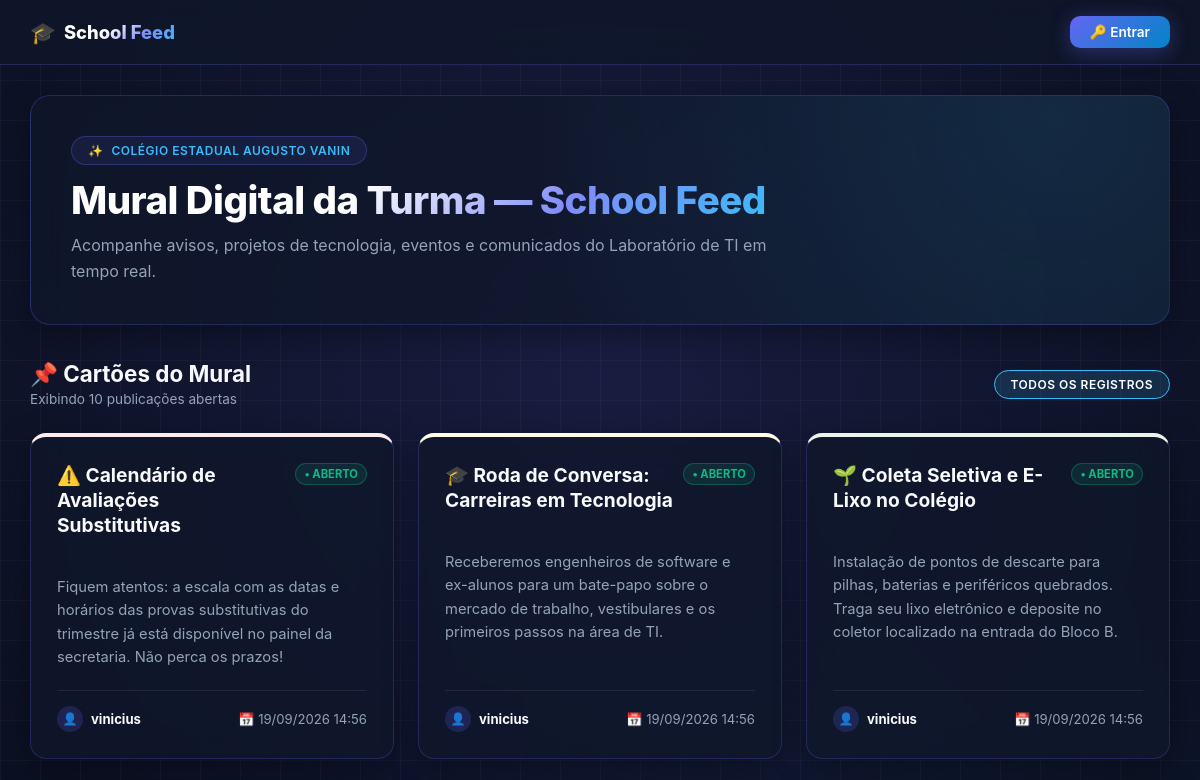
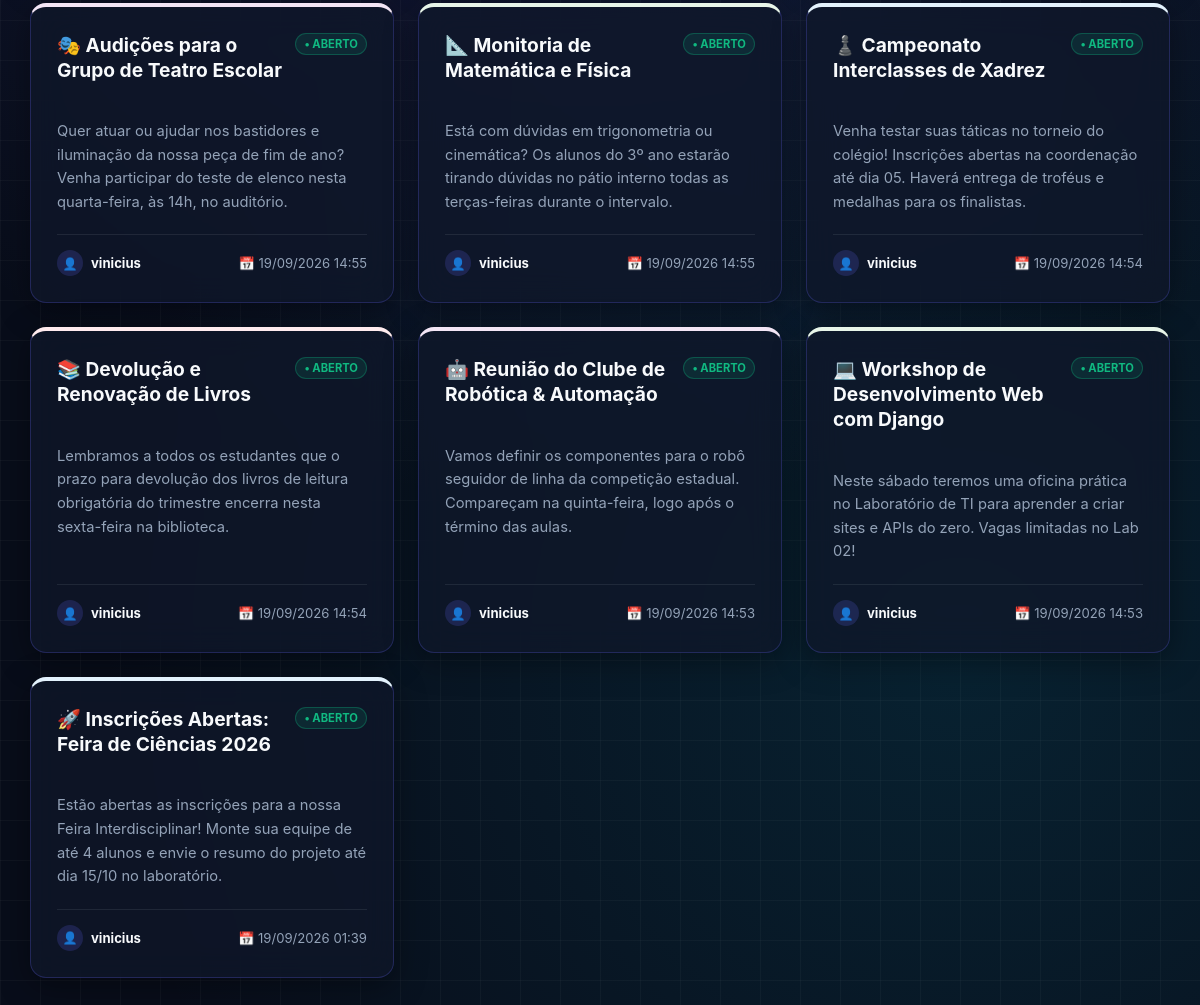
The page / on the database its author committed (2 pictures, top to bottom).
### mural/models.py (models this page shows, shortened)
class PostagemMural(models.Model):
    CORES_CHOICES = [
        ('#E3F2FD', 'Azul Suave'),
        ('#E8F5E9', 'Verde Suave'),
        ('#FFFDE7', 'Amarelo Suave'),
        ('#FFEBEE', 'Vermelho Suave'),
        ('#F3E5F5', 'Roxo Suave'),
    ]
    autor = models.ForeignKey(User, on_delete=models.CASCADE, verbose_name="Autor")
    titulo = models.CharField(max_length=100, verbose_name="Título do Card")
    conteudo = models.TextField(verbose_name="Conteúdo da Mensagem")
    cor_fundo = models.CharField(max_length=7, choices=CORES_CHOICES, default='#E3F2FD', verbose_name="Cor do Card")
    data_criacao = models.DateTimeField(auto_now_add=True, verbose_name="Data de Criação")
    class Meta:
        ordering = ['-data_criacao']
        verbose_name = "Postagem do Mural"
        verbose_name_plural = "Postagens do Mural"

### mural/views.py (the view)
# urls.py: path('', views.index_publico, name='mural_publico'),
def index_publico(request):
    posts = PostagemMural.objects.all().order_by('-data_criacao')
    return render(request, 'mural/index_publico.html', {'posts': posts})

### templates/mural/index_publico.html (shortened to what this page needs)
{% extends 'base.html' %}
{% block content %}
<div style="max-width: 1200px; margin: 0 auto; width: 100%;">
    <div class="glass-card" style="padding: 40px; margin-bottom: 35px; border-radius: 20px; background: radial-gradient(circle at 90% 10%, rgba(56, 189, 248, 0.12) 0%, transparent 50%), rgba(15, 23, 42, 0.75);">
        <div style="display: flex; justify-content: space-between; align-items: center; flex-wrap: wrap; gap: 20px;">
            <div style="max-width: 700px;">
                <div class="pill-badge" style="margin-bottom: 12px;">
                    <span>✨</span> COLÉGIO ESTADUAL AUGUSTO VANIN
                </div>
                <h1 class="gradient-text" style="font-size: 2.4rem; font-weight: 800; margin: 0 0 10px 0; letter-spacing: -0.5px;">
                    Mural Digital da Turma — School Feed
                </h1>
                <p style="color: var(--text-muted); font-size: 1rem; line-height: 1.6; margin: 0;">
                    Acompanhe avisos, projetos de tecnologia, eventos e comunicados do Laboratório de TI em tempo real.
                </p>
            </div>
        </div>
    </div>
    <div style="display: flex; justify-content: space-between; align-items: center; margin-bottom: 25px;">
        <div>
            <h2 style="margin: 0; font-size: 1.4rem; color: var(--text-light); font-weight: 700;">
                📌 Cartões do Mural
            </h2>
            <span style="font-size: 0.85rem; color: var(--text-muted);">
                Exibindo {{ posts.count }} {% if posts.count == 1 %}publicação aberta{% else %}publicações abertas{% endif %}
            </span>
        </div>
        <div class="pill-badge" style="background: rgba(56, 189, 248, 0.15); border-color: #38bdf8; color: #ffffff;">
            Todos os Registros
        </div>
    </div>
    <div style="display: grid; grid-template-columns: repeat(auto-fill, minmax(340px, 1fr)); gap: 24px;">
        {% for post in posts %}
            <div class="glass-card" style="padding: 26px; border-top: 4px solid {{ post.cor_fundo }}; display: flex; flex-direction: column; justify-content: space-between; min-height: 220px;">
                <div>
                    <div style="display: flex; justify-content: space-between; align-items: flex-start; gap: 10px; margin-bottom: 14px;">
                        <h3 style="margin: 0; font-size: 1.2rem; font-weight: 700; color: var(--text-light); line-height: 1.3;">
                            {{ post.titulo }}
                        </h3>
                        <span style="background: rgba(16, 185, 129, 0.12); color: #10b981; border: 1px solid rgba(16, 185, 129, 0.3); font-size: 0.7rem; padding: 3px 8px; border-radius: 12px; font-weight: 700; white-space: nowrap;">
                            • ABERTO
                        </span>
                    </div>
                    <p style="color: var(--text-muted); font-size: 0.92rem; line-height: 1.6; margin: 0 0 20px 0; white-space: pre-line;">
                        {{ post.conteudo }}
                    </p>
                </div>
                <div style="padding-top: 15px; border-top: 1px solid rgba(255, 255, 255, 0.08); display: flex; justify-content: space-between; align-items: center; font-size: 0.82rem; color: var(--text-muted);">
                    <div style="display: flex; align-items: center; gap: 8px;">
                        <span style="background: rgba(99, 102, 241, 0.2); width: 26px; height: 26px; border-radius: 50%; display: inline-flex; align-items: center; justify-content: center; font-size: 0.75rem; color: #38bdf8;">👤</span>
                        <strong style="color: var(--text-light);">{{ post.autor.username }}</strong>
                    </div>
                    <span>📅 {{ post.data_criacao|date:"d/m/Y H:i" }}</span>
                </div>
            </div>
        {% endfor %}
    </div>
</div>
{% endblock %}

### templates/base.html (shortened to what this page needs)
{% load static %}
<!DOCTYPE html>
<html lang="pt-br">
<head>
    <link rel="stylesheet" href="{% static 'css/style.css' %}">
</head>
<body>
    <div class="app-layout" style="display: flex; min-height: 100vh;">
        <div style="flex: 1; display: flex; flex-direction: column; min-width: 0;">
            {% block topbar %}
                {% include 'components/_topbar.html' %}
            {% endblock %}
            <main class="main-content" style="padding: 0 30px 40px 30px; flex: 1;">
                {% block content %}{% endblock %}
            </main>
        </div>
    </div>
</body>
</html>

### templates/components/_topbar.html
<header style="display: flex; justify-content: space-between; align-items: center; padding: 16px 30px; background: rgba(15, 23, 42, 0.75); backdrop-filter: blur(12px); border-bottom: 1px solid var(--border-glow); margin-bottom: 30px;">
    <div style="display: flex; align-items: center; gap: 12px;">
        <a href="{% url 'mural_publico' %}" style="text-decoration: none; color: var(--text-light); font-weight: 800; font-size: 1.15rem; display: flex; align-items: center; gap: 8px;">
            <span style="font-size: 1.3rem;">🎓</span>
            <span class="gradient-text">School Feed</span>
        </a>
    </div>
    <div style="display: flex; align-items: center; gap: 14px;">
        {% if user.is_authenticated %}
            <a href="{% url 'mural_lista' %}" class="btn-gradient" style="padding: 8px 16px; font-size: 0.85rem; text-decoration: none; display: flex; align-items: center; gap: 6px; font-weight: 600;">
                📊 Painel Admin
            </a>
            <div style="display: flex; align-items: center; gap: 8px; background: rgba(255, 255, 255, 0.05); padding: 6px 14px; border-radius: 20px; border: 1px solid rgba(255, 255, 255, 0.1);">
                <span style="width: 8px; height: 8px; background-color: #10b981; border-radius: 50%; display: inline-block;"></span>
                <span style="font-size: 0.85rem; color: var(--text-light); font-weight: 600;">{{ user.username }}</span>
            </div>
            <form action="{% url 'logout' %}" method="post" style="display: inline; margin: 0;">
                {% csrf_token %}
                <button type="submit" style="background: rgba(239, 68, 68, 0.12); color: #f87171; border: 1px solid rgba(239, 68, 68, 0.3); padding: 8px 14px; border-radius: 8px; font-size: 0.85rem; font-weight: 600; cursor: pointer; transition: all 0.2s ease;">
                    🚪 Sair
                </button>
            </form>
        {% else %}
            <a href="{% url 'login' %}" class="btn-gradient" style="padding: 8px 20px; font-size: 0.85rem; text-decoration: none; font-weight: 600;">
                🔑 Entrar
            </a>
        {% endif %}
    </div>
</header>

### static/css/style.css (style rules this page uses)
:root { --bg-dark: #080d1a; --card-bg: rgba(15, 23, 42, 0.75); --border-glow: rgba(99, 102, 241, 0.25); --border-hover: rgba(56, 189, 248, 0.5); --text-light: #f8fafc; --text-muted: #94a3b8; --gradient-primary: linear-gradient(135deg, #6366f1 0%, #0284c7 100%); --gradient-hover: linear-gradient(135deg, #4f46e5 0%, #0369a1 100%); --gradient-text: linear-gradient(135deg, #ffffff 40%, #818cf8 70%, #38bdf8 100%); }
body { background-color: var(--bg-dark); background-image: radial-gradient(circle at 50% 20%, rgba(99, 102, 241, 0.18) 0%, transparent 60%), radial-gradient(circle at 80% 80%, rgba(6, 182, 212, 0.12) 0%, transparent 50%), linear-gradient(rgba(255, 255, 255, 0.03) 1px, transparent 1px), linear-gradient(90deg, rgba(255, 255, 255, 0.03) 1px, transparent 1px); background-size: 100% 100%, 100% 100%, 40px 40px, 40px 40px; color: var(--text-light); font-family: 'Inter', -apple-system, sans-serif; margin: 0; min-height: 100vh; }
.gradient-text { background: var(--gradient-text); -webkit-background-clip: text; -webkit-text-fill-color: transparent; }
.pill-badge { display: inline-flex; align-items: center; gap: 8px; background: rgba(99, 102, 241, 0.1); border: 1px solid rgba(99, 102, 241, 0.3); color: #38bdf8; padding: 6px 16px; border-radius: 20px; font-size: 0.75rem; font-weight: 600; letter-spacing: 0.5px; text-transform: uppercase; }
.glass-card { background: var(--card-bg); backdrop-filter: blur(16px); -webkit-backdrop-filter: blur(16px); border: 1px solid var(--border-glow); border-radius: 16px; box-shadow: 0 8px 32px 0 rgba(0, 0, 0, 0.37); transition: border-color 0.3s ease, box-shadow 0.3s ease; }
.btn-gradient { background: var(--gradient-primary); color: #ffffff; border: none; padding: 12px 24px; border-radius: 10px; font-weight: 600; font-size: 0.95rem; cursor: pointer; display: inline-flex; align-items: center; justify-content: center; gap: 8px; transition: all 0.3s ease; box-shadow: 0 4px 20px rgba(99, 102, 241, 0.35); text-decoration: none; }

### rows shown on the page
PostagemMural: titulo "⚠️ Calendário de Avaliações Substitutivas", conteudo "Fiquem atentos: a escala com as datas e horários das provas substitutivas do trimestre já está disponível no painel da secretaria. Não perca os prazos!", autor.username "vinicius", data_criacao "19/09/2026 14:56"
PostagemMural: titulo "🎓 Roda de Conversa: Carreiras em Tecnologia", conteudo "Receberemos engenheiros de software e ex-alunos para um bate-papo sobre o mercado de trabalho, vestibulares e os primeiros passos na área de TI.", autor.username "vinicius", data_criacao "19/09/2026 14:56"
PostagemMural: titulo "🌱 Coleta Seletiva e E-Lixo no Colégio", conteudo "Instalação de pontos de descarte para pilhas, baterias e periféricos quebrados. Traga seu lixo eletrônico e deposite no coletor localizado na entrada do Bloco B.", autor.username "vinicius", data_criacao "19/09/2026 14:56"
PostagemMural: titulo "🎭 Audições para o Grupo de Teatro Escolar", conteudo "Quer atuar ou ajudar nos bastidores e iluminação da nossa peça de fim de ano? Venha participar do teste de elenco nesta quarta-feira, às 14h, no auditório.", autor.username "vinicius", data_criacao "19/09/2026 14:55"
PostagemMural: titulo "📐 Monitoria de Matemática e Física", conteudo "Está com dúvidas em trigonometria ou cinemática? Os alunos do 3º ano estarão tirando dúvidas no pátio interno todas as terças-feiras durante o intervalo.", autor.username "vinicius", data_criacao "19/09/2026 14:55"
PostagemMural: titulo "♟️ Campeonato Interclasses de Xadrez", conteudo "Venha testar suas táticas no torneio do colégio! Inscrições abertas na coordenação até dia 05. Haverá entrega de troféus e medalhas para os finalistas.", autor.username "vinicius", data_criacao "19/09/2026 14:54"
PostagemMural: titulo "📚 Devolução e Renovação de Livros", conteudo "Lembramos a todos os estudantes que o prazo para devolução dos livros de leitura obrigatória do trimestre encerra nesta sexta-feira na biblioteca.", autor.username "vinicius", data_criacao "19/09/2026 14:54"
PostagemMural: titulo "🤖 Reunião do Clube de Robótica & Automação", conteudo "Vamos definir os componentes para o robô seguidor de linha da competição estadual. Compareçam na quinta-feira, logo após o término das aulas.", autor.username "vinicius", data_criacao "19/09/2026 14:53"
PostagemMural: titulo "💻 Workshop de Desenvolvimento Web com Django", conteudo "Neste sábado teremos uma oficina prática no Laboratório de TI para aprender a criar sites e APIs do zero. Vagas limitadas no Lab 02!", autor.username "vinicius", data_criacao "19/09/2026 14:53"
PostagemMural: titulo "🚀 Inscrições Abertas: Feira de Ciências 2026", conteudo "Estão abertas as inscrições para a nossa Feira Interdisciplinar! Monte sua equipe de até 4 alunos e envie o resumo do projeto até dia 15/10 no laboratório.", autor.username "vinicius", data_criacao "19/09/2026 01:39"

### other values the page prints
{{ posts.count }} "10"
